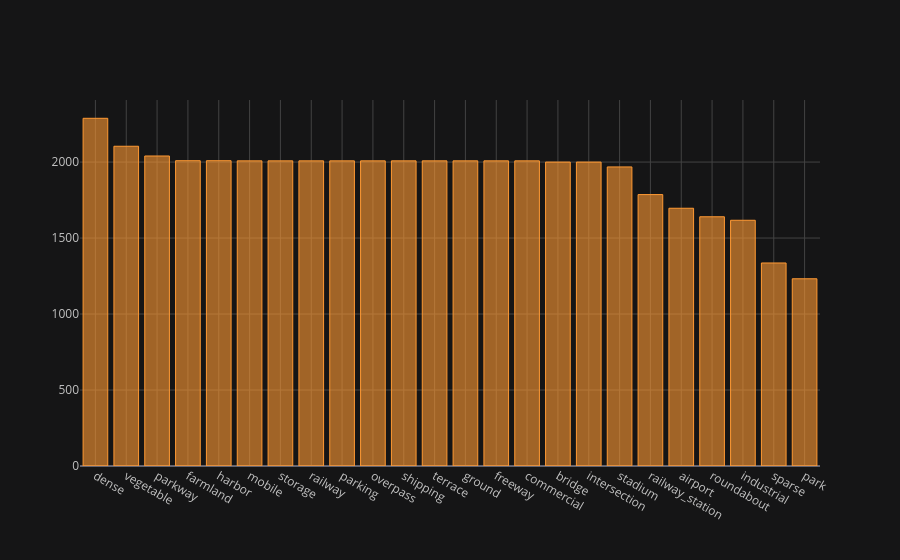

The code cell stored with this chart in its notebook:
### Markdown cell above
## Visualización gráfica

### Code cell
df["label"].value_counts().iplot(kind="bar")

### Figure 1 — Plotly figure (JSON) as saved in the notebook; plotly's stock layout.template omitted (floating-point values rounded to 4 significant figures)
{"data": [{"marker": {"color": "rgba(255, 153, 51, 0.6)", "line": {"color": "rgba(255, 153, 51, 1.0)", "width": 1}}, "name": "count", "orientation": "v", "text": "", "type": "bar", "x": ["dense", "vegetable", "parkway", "farmland", "harbor", "mobile", "storage", "railway", "parking", "overpass", "shipping", "terrace", "ground", "freeway", "commercial", "bridge", "intersection", "stadium", "railway_station", "airport", "roundabout", "industrial", "sparse", "park"], "y": [2288, 2104, 2040, 2009, 2009, 2008, 2008, 2008, 2008, 2008, 2008, 2008, 2008, 2008, 2008, 2000, 2000, 1968, 1786, 1696, 1640, 1617, 1336, 1232]}], "layout": {"legend": {"bgcolor": "#151516", "font": {"color": "#D9D9D9"}}, "paper_bgcolor": "#151516", "plot_bgcolor": "#151516", "title": {"font": {"color": "#D9D9D9"}}, "xaxis": {"gridcolor": "#434343", "showgrid": true, "tickfont": {"color": "#C2C2C2"}, "title": {"font": {"color": "#D9D9D9"}, "text": ""}, "zerolinecolor": "#666570"}, "yaxis": {"gridcolor": "#434343", "showgrid": true, "tickfont": {"color": "#C2C2C2"}, "title": {"font": {"color": "#D9D9D9"}, "text": ""}, "zerolinecolor": "#666570"}}}
